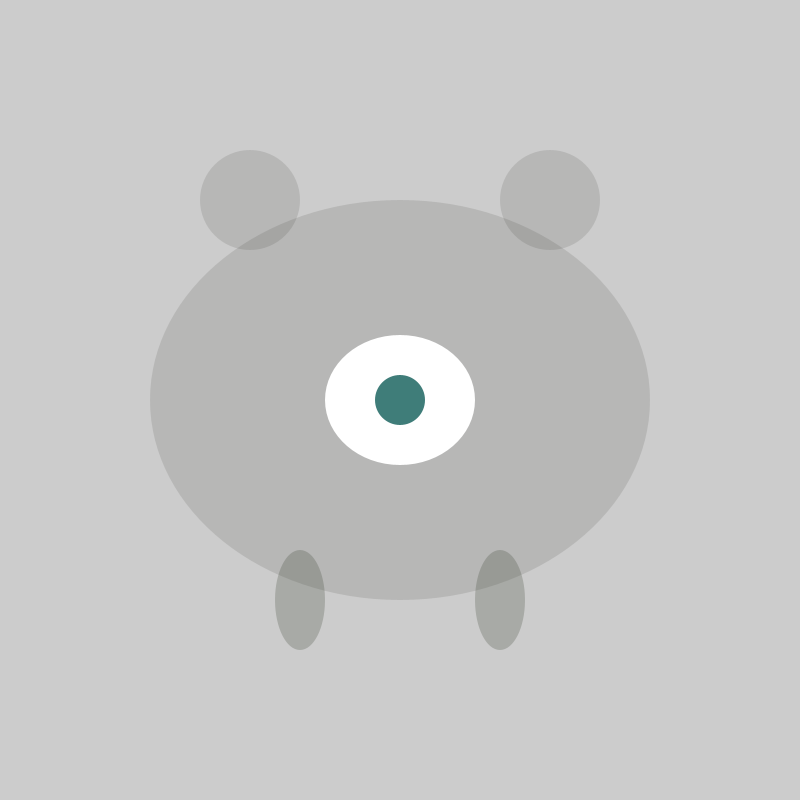
Frame 1 (no input)
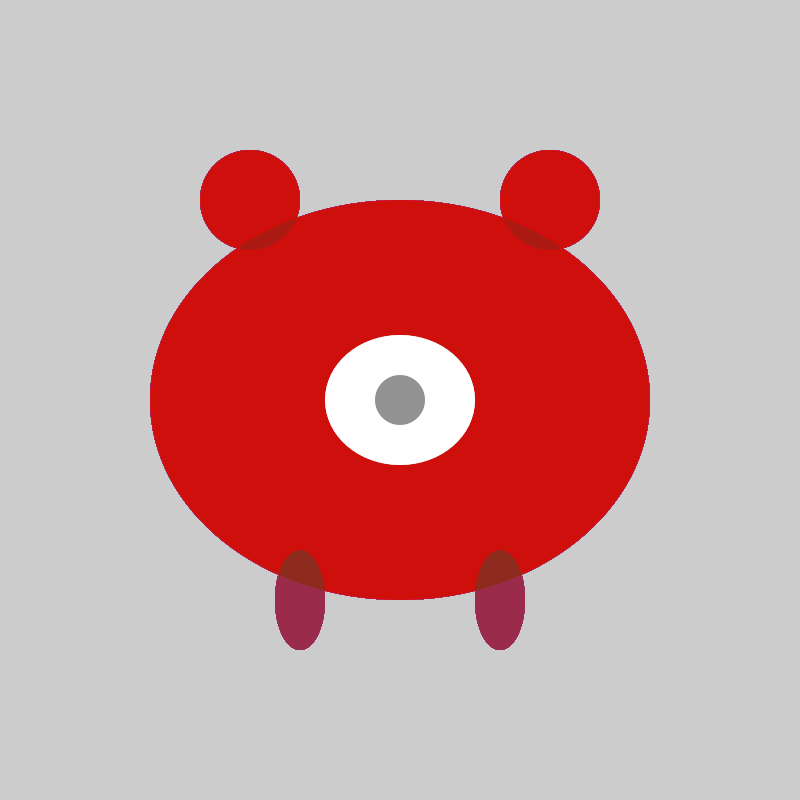
Frame 60 (the mouse pressed at the canvas centre just before this capture)
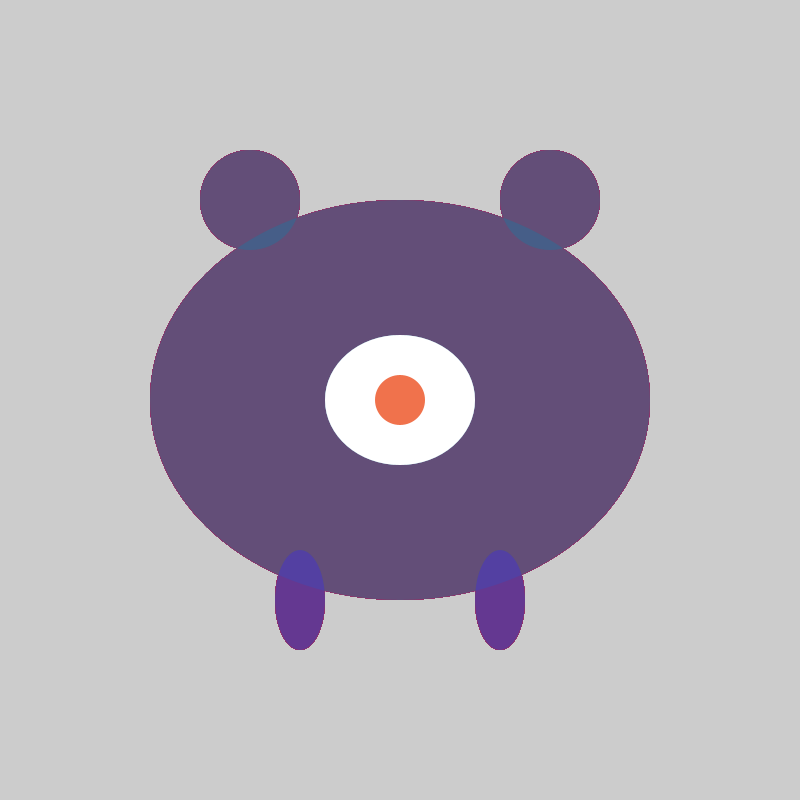
Frame 120 (the mouse held since frame 60 and released just before this capture)

The Processing sketch that drew these frames (run headless with seeded random() and noise(); from frame 60 on, the mouse is pressed at the canvas centre):

// Processing sketch: processing_149532
// ── processing_149532.pde

int k = 1;
int j = 1;
float t;
float p;

float R=125; 


float centerR=125; 


float a=PI/2; 


float a1=PI; 


float a2=3*PI/2; 


float pathR=125; 


float pathG=125; 


float G=125; 


float centerG=125; 


float pathB=125; 


float B=125; 


float centerB=125; 

void setup (){
size(800, 800); 
}

void draw () {
beginShape();
//face
noStroke();
colorMode(HSB);
k = k+30;
fill (k,k,k,k);
if (k > 250) {
  k = 1;
}
ellipse(400, 400, 500, 400);
//ears
ellipse(250, 200, 100, 100);
ellipse(550, 200, 100, 100);
fill (255);
ellipse(400, 400, 150, 130);
fill (pathR,pathG,pathB);
pathR=centerR+R*sin(a); 
a=a+.03; 
pathG=centerG+G*sin(a1); 
a1=a1+.03; 
pathB=centerB+B*sin(a2); 
a2=a2+.03; 

ellipse(400, 400, 50, 50); 
colorMode(HSB);
k = k+30;
fill (k,k,k,k);
if (k > 250) {
  k = 1;
}

ellipse(300, 600, 50, 100);
ellipse(500, 600, 50, 100);
}
